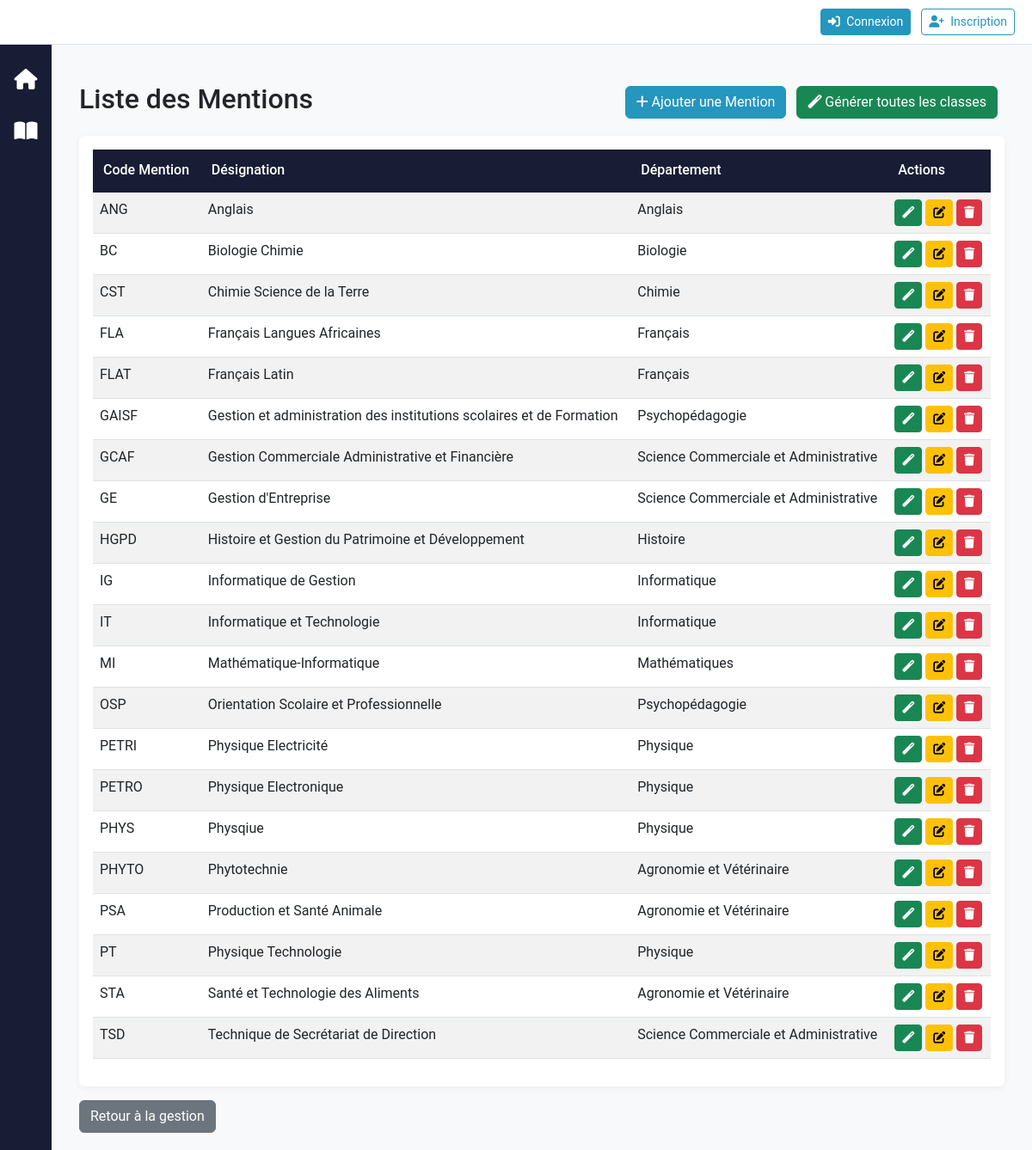
The app's page /reglage/mentions/ with its own data.
### reglage/models.py (models this page shows, shortened)
class Mention(models.Model):
    CodeMention = models.CharField(max_length=20, primary_key=True)
    DesignationMention = models.CharField(max_length=100)
    departement = models.ForeignKey(Departement, on_delete=models.CASCADE, related_name='mentions', null=True, blank=True)

class Departement(models.Model):
    CodeDept = models.CharField(max_length=20, primary_key=True)
    DesignationDept = models.CharField(max_length=100)
    section = models.ForeignKey(Section, on_delete=models.CASCADE, related_name='departements')
    def __str__(self):
        return self.DesignationDept

### reglage/views.py (the view)
# urls.py: path('mentions/', views.MentionListView.as_view(), name='mention_list'),
class MentionListView(OrganisationFilterMixin, ListView):
    model = Mention
    template_name = 'reglage/mention_list.html'
    context_object_name = 'mentions'
    def get_queryset(self):
        queryset = Mention.objects.all()
        user_org = self.get_user_organisation()
        if user_org:
            queryset = queryset.filter(departement__section__CodeSection=user_org.code)
        return queryset.order_by('CodeMention')

### accounts/context_processors.py (called while the page is built, shortened)
def user_roles(request):
    return {
        'user_organisation': None,
        'is_org_user': False,
        'is_admin': False,
        'is_administrative_role': False,
        'is_gestionnaire': False,
        'is_section_role': False,
        'is_department_role': False,
        'is_enseignant': False,
        'is_etudiant': False,
        'is_personnel_admin': False,
        'can_access_reglage': False,
        'can_access_finance': False,
        'can_create_users': False,
        'can_delete_all': False,
        'can_view_department_data': lambda dept: False,
        'can_view_section_data': lambda section: False,
        'user_roles': [],
        'user_department': None,
        'user_section': None,
        'user_section_designation': None,
    }

### accounts/organisation_utils.py (called while the page is built)
def get_user_organisation(user):
    if not user.is_authenticated:
        return None
    if user.is_superuser:
        return None
    if hasattr(user, 'profile') and user.profile.organisation:
        return user.profile.organisation
    return None

def is_org_user(user):
    return get_user_organisation(user) is not None

### reglage/views.py (called while the page is built)
    def get_user_organisation(self):
        return get_user_organisation(self.request.user)

    def is_org_user(self):
        return is_org_user(self.request.user)

    def get_context_data(self, **kwargs):
        context = super().get_context_data(**kwargs)
        context['is_org_user'] = self.is_org_user()
        context['user_organisation'] = self.get_user_organisation()
        return context

### reglage/templates/reglage/mention_list.html (shortened to what this page needs)
{% extends 'base.html' %}
{% block content %}
<div class="container mt-4">
    <div class="d-flex justify-content-between align-items-center mb-3">
        <h2>Liste des Mentions</h2>
        <div>
            <a href="{% url 'reglage:mention_create' %}" class="btn btn-primary me-2">
                <i class="fas fa-plus"></i> Ajouter une Mention
            </a>
            <a href="{% url 'reglage:mention_generate_all_classes' %}" class="btn btn-success me-2">
                <i class="fas fa-magic"></i> Générer toutes les classes
            </a>
        </div>
    </div>
    <div class="card">
        <div class="card-body">
            <table class="table table-striped table-hover">
                <thead class="thead-dark">
                    <tr>
                        <th>Code Mention</th>
                        <th>Désignation</th>
                        <th>Département</th>
                        <th>Actions</th>
                    </tr>
                </thead>
                <tbody>
                    {% for mention in mentions %}
                    <tr>
                        <td>{{ mention.CodeMention }}</td>
                        <td>{{ mention.DesignationMention }}</td>
                        <td>{{ mention.departement|default:"-" }}</td>
                        <td>
                            <a href="{% url 'reglage:mention_generate_classes' mention.pk %}" class="btn btn-sm btn-success" title="Générer les classes pour tous les niveaux">
                                <i class="fas fa-magic"></i>
                            </a>
                            <a href="{% url 'reglage:mention_update' mention.pk %}" class="btn btn-sm btn-warning" title="Modifier">
                                <i class="fas fa-edit"></i>
                            </a>
                            {% if not is_org_user %}
                            <a href="{% url 'reglage:mention_delete' mention.pk %}" class="btn btn-sm btn-danger" title="Supprimer">
                                <i class="fas fa-trash"></i>
                            </a>
                            {% endif %}
                        </td>
                    </tr>
                    {% empty %}
                    <tr>
                        <td colspan="4" class="text-center">Aucune mention trouvée.</td>
                    </tr>
                    {% endfor %}
                </tbody>
            </table>
        </div>
    </div>
    <a href="{% url 'reglage:gestion_entites' %}" class="btn btn-secondary mt-3">Retour à la gestion</a>
</div>
{% endblock %}

### static/css/style.css (style rules this page uses)
:root { --primary: #2596be; --primary-dark: #1a7592; --secondary: #6c757d; --success: #28a745; --info: #17a2b8; --warning: #ffc107; --danger: #dc3545; --light: #f8f9fa; --dark: #181c34; --border-radius: 0.375rem; --transition: all 0.3s ease; }
body { background-color: var(--light); font-size: 16px; font-family: 'Roboto', 'Segoe UI', sans-serif; }
.card { border: none; box-shadow: 0 2px 10px rgba(0,0,0,0.05); transition: var(--transition); }
.table thead th { background-color: var(--dark); color: white; border-bottom: 2px solid var(--dark); font-weight: 500; padding: 0.75rem; }
.btn-primary { background-color: var(--primary); border-color: var(--primary); }

### templates/base.html (style rules this page uses)
body { display: flex; min-height: 100vh; flex-direction: column; }

### records on screen
Mention: CodeMention "ANG", DesignationMention "Anglais", departement "Anglais"
Mention: CodeMention "BC", DesignationMention "Biologie Chimie", departement "Biologie"
Mention: CodeMention "CST", DesignationMention "Chimie Science de la Terre", departement "Chimie"
Mention: CodeMention "FLA", DesignationMention "Français Langues Africaines", departement "Français"
Mention: CodeMention "FLAT", DesignationMention "Français Latin", departement "Français"
Mention: CodeMention "GAISF", DesignationMention "Gestion et administration des institutions scolaires et de Formation", departement "Psychopédagogie"
Mention: CodeMention "GCAF", DesignationMention "Gestion Commerciale Administrative et Financière", departement "Science Commerciale et Administrative"
Mention: CodeMention "GE", DesignationMention "Gestion d'Entreprise", departement "Science Commerciale et Administrative"
Mention: CodeMention "HGPD", DesignationMention "Histoire et Gestion du Patrimoine et Développement", departement "Histoire"
Mention: CodeMention "IG", DesignationMention "Informatique de Gestion", departement "Informatique"
Mention: CodeMention "IT", DesignationMention "Informatique et Technologie", departement "Informatique"
Mention: CodeMention "MI", DesignationMention "Mathématique-Informatique", departement "Mathématiques"
Mention: CodeMention "OSP", DesignationMention "Orientation Scolaire et Professionnelle", departement "Psychopédagogie"
Mention: CodeMention "PETRI", DesignationMention "Physique Electricité", departement "Physique"
Mention: CodeMention "PETRO", DesignationMention "Physique Electronique", departement "Physique"
Mention: CodeMention "PHYS", DesignationMention "Physqiue", departement "Physique"
Mention: CodeMention "PHYTO", DesignationMention "Phytotechnie", departement "Agronomie et Vétérinaire"
Mention: CodeMention "PSA", DesignationMention "Production et Santé Animale", departement "Agronomie et Vétérinaire"
Mention: CodeMention "PT", DesignationMention "Physique Technologie", departement "Physique"
Mention: CodeMention "STA", DesignationMention "Santé et Technologie des Aliments", departement "Agronomie et Vétérinaire"
Mention: CodeMention "TSD", DesignationMention "Technique de Secrétariat de Direction", departement "Science Commerciale et Administrative"
